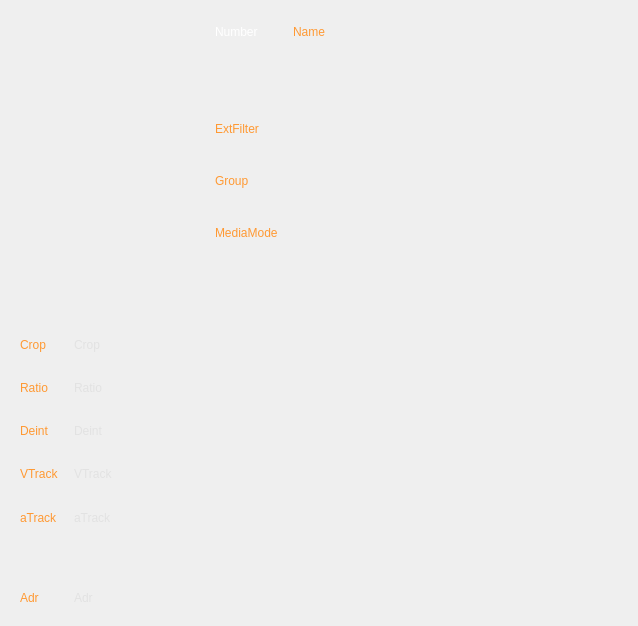
<?xml version="1.0" encoding="UTF-8"?>
<ui version="4.0">
 <class>m_Window</class>
 <widget class="QFrame" name="m_Window">
  <property name="geometry">
   <rect>
    <x>0</x>
    <y>0</y>
    <width>638</width>
    <height>626</height>
   </rect>
  </property>
  <property name="frameShape">
   <enum>QFrame::NoFrame</enum>
  </property>
  <property name="frameShadow">
   <enum>QFrame::Sunken</enum>
  </property>
  <layout class="QGridLayout" name="gridLayout_3" columnstretch="0,10">
   <property name="leftMargin">
    <number>0</number>
   </property>
   <property name="topMargin">
    <number>0</number>
   </property>
   <property name="rightMargin">
    <number>0</number>
   </property>
   <property name="bottomMargin">
    <number>0</number>
   </property>
   <property name="horizontalSpacing">
    <number>0</number>
   </property>
   <item row="0" column="0">
    <widget class="CSkinProgressWidget" name="m_CentralContainer2" native="true">
     <property name="sizePolicy">
      <sizepolicy hsizetype="Expanding" vsizetype="Expanding">
       <horstretch>0</horstretch>
       <verstretch>0</verstretch>
      </sizepolicy>
     </property>
     <property name="progress" stdset="0">
      <number>1</number>
     </property>
     <property name="borderInfo" stdset="0">
      <string notr="true">borderwidth=&quot;0&quot; roundcorner=&quot;0&quot; bordercolor=&quot;0xFFD0D0D0&quot; </string>
     </property>
     <layout class="QHBoxLayout" name="horizontalLayout">
      <property name="spacing">
       <number>0</number>
      </property>
      <property name="leftMargin">
       <number>0</number>
      </property>
      <property name="topMargin">
       <number>0</number>
      </property>
      <property name="rightMargin">
       <number>0</number>
      </property>
      <property name="bottomMargin">
       <number>0</number>
      </property>
      <item>
       <spacer name="horizontalSpacer_3">
        <property name="orientation">
         <enum>Qt::Horizontal</enum>
        </property>
        <property name="sizeType">
         <enum>QSizePolicy::Fixed</enum>
        </property>
        <property name="sizeHint" stdset="0">
         <size>
          <width>10</width>
          <height>20</height>
         </size>
        </property>
       </spacer>
      </item>
      <item>
       <widget class="Playlist::View::CChannelSettingLogo" name="m_LogoImg" native="true">
        <property name="sizePolicy">
         <sizepolicy hsizetype="Fixed" vsizetype="Expanding">
          <horstretch>0</horstretch>
          <verstretch>0</verstretch>
         </sizepolicy>
        </property>
        <property name="minimumSize">
         <size>
          <width>150</width>
          <height>0</height>
         </size>
        </property>
        <property name="contextMenuPolicy">
         <enum>Qt::NoContextMenu</enum>
        </property>
       </widget>
      </item>
      <item>
       <spacer name="horizontalSpacer_2">
        <property name="orientation">
         <enum>Qt::Horizontal</enum>
        </property>
        <property name="sizeType">
         <enum>QSizePolicy::Fixed</enum>
        </property>
        <property name="sizeHint" stdset="0">
         <size>
          <width>15</width>
          <height>20</height>
         </size>
        </property>
       </spacer>
      </item>
     </layout>
    </widget>
   </item>
   <item row="0" column="1">
    <widget class="CSkinProgressWidget" name="m_CentralContainer" native="true">
     <property name="sizePolicy">
      <sizepolicy hsizetype="Minimum" vsizetype="Expanding">
       <horstretch>0</horstretch>
       <verstretch>0</verstretch>
      </sizepolicy>
     </property>
     <property name="progress" stdset="0">
      <number>1</number>
     </property>
     <property name="borderInfo" stdset="0">
      <string notr="true">borderwidth=&quot;2&quot; roundcorner=&quot;0&quot; bordercolor=&quot;0xFFD0D0D0&quot; </string>
     </property>
     <layout class="QGridLayout" name="gridLayout">
      <property name="leftMargin">
       <number>40</number>
      </property>
      <property name="rightMargin">
       <number>40</number>
      </property>
      <property name="horizontalSpacing">
       <number>10</number>
      </property>
      <item row="4" column="0" colspan="3">
       <widget class="CSkinOneLineText" name="m_MediaMode">
        <property name="sizePolicy">
         <sizepolicy hsizetype="Expanding" vsizetype="Expanding">
          <horstretch>0</horstretch>
          <verstretch>0</verstretch>
         </sizepolicy>
        </property>
        <property name="palette">
         <palette>
          <active>
           <colorrole role="WindowText">
            <brush brushstyle="SolidPattern">
             <color alpha="255">
              <red>255</red>
              <green>153</green>
              <blue>51</blue>
             </color>
            </brush>
           </colorrole>
          </active>
          <inactive>
           <colorrole role="WindowText">
            <brush brushstyle="SolidPattern">
             <color alpha="255">
              <red>255</red>
              <green>153</green>
              <blue>51</blue>
             </color>
            </brush>
           </colorrole>
          </inactive>
          <disabled>
           <colorrole role="WindowText">
            <brush brushstyle="SolidPattern">
             <color alpha="255">
              <red>120</red>
              <green>120</green>
              <blue>120</blue>
             </color>
            </brush>
           </colorrole>
          </disabled>
         </palette>
        </property>
        <property name="text">
         <string>MediaMode</string>
        </property>
        <property name="addheight" stdset="0">
         <number>1</number>
        </property>
        <property name="brightness" stdset="0">
         <number>-35</number>
        </property>
       </widget>
      </item>
      <item row="3" column="0" colspan="3">
       <widget class="CSkinOneLineText" name="m_Group">
        <property name="sizePolicy">
         <sizepolicy hsizetype="Expanding" vsizetype="Expanding">
          <horstretch>0</horstretch>
          <verstretch>0</verstretch>
         </sizepolicy>
        </property>
        <property name="palette">
         <palette>
          <active>
           <colorrole role="WindowText">
            <brush brushstyle="SolidPattern">
             <color alpha="255">
              <red>255</red>
              <green>153</green>
              <blue>51</blue>
             </color>
            </brush>
           </colorrole>
          </active>
          <inactive>
           <colorrole role="WindowText">
            <brush brushstyle="SolidPattern">
             <color alpha="255">
              <red>255</red>
              <green>153</green>
              <blue>51</blue>
             </color>
            </brush>
           </colorrole>
          </inactive>
          <disabled>
           <colorrole role="WindowText">
            <brush brushstyle="SolidPattern">
             <color alpha="255">
              <red>120</red>
              <green>120</green>
              <blue>120</blue>
             </color>
            </brush>
           </colorrole>
          </disabled>
         </palette>
        </property>
        <property name="text">
         <string>Group</string>
        </property>
        <property name="addheight" stdset="0">
         <number>2</number>
        </property>
        <property name="brightness" stdset="0">
         <number>-35</number>
        </property>
       </widget>
      </item>
      <item row="2" column="0" colspan="3">
       <widget class="CSkinOneLineText" name="m_ExtFilter">
        <property name="sizePolicy">
         <sizepolicy hsizetype="Expanding" vsizetype="Expanding">
          <horstretch>0</horstretch>
          <verstretch>0</verstretch>
         </sizepolicy>
        </property>
        <property name="palette">
         <palette>
          <active>
           <colorrole role="WindowText">
            <brush brushstyle="SolidPattern">
             <color alpha="255">
              <red>255</red>
              <green>153</green>
              <blue>51</blue>
             </color>
            </brush>
           </colorrole>
          </active>
          <inactive>
           <colorrole role="WindowText">
            <brush brushstyle="SolidPattern">
             <color alpha="255">
              <red>255</red>
              <green>153</green>
              <blue>51</blue>
             </color>
            </brush>
           </colorrole>
          </inactive>
          <disabled>
           <colorrole role="WindowText">
            <brush brushstyle="SolidPattern">
             <color alpha="255">
              <red>120</red>
              <green>120</green>
              <blue>120</blue>
             </color>
            </brush>
           </colorrole>
          </disabled>
         </palette>
        </property>
        <property name="text">
         <string>ExtFilter</string>
        </property>
        <property name="addheight" stdset="0">
         <number>3</number>
        </property>
        <property name="brightness" stdset="0">
         <number>-35</number>
        </property>
       </widget>
      </item>
      <item row="1" column="0">
       <spacer name="verticalSpacer">
        <property name="orientation">
         <enum>Qt::Vertical</enum>
        </property>
        <property name="sizeHint" stdset="0">
         <size>
          <width>20</width>
          <height>5</height>
         </size>
        </property>
       </spacer>
      </item>
      <item row="0" column="2">
       <widget class="CSkinOneLineText" name="m_Name">
        <property name="sizePolicy">
         <sizepolicy hsizetype="Expanding" vsizetype="Expanding">
          <horstretch>0</horstretch>
          <verstretch>0</verstretch>
         </sizepolicy>
        </property>
        <property name="palette">
         <palette>
          <active>
           <colorrole role="WindowText">
            <brush brushstyle="SolidPattern">
             <color alpha="255">
              <red>255</red>
              <green>153</green>
              <blue>51</blue>
             </color>
            </brush>
           </colorrole>
          </active>
          <inactive>
           <colorrole role="WindowText">
            <brush brushstyle="SolidPattern">
             <color alpha="255">
              <red>255</red>
              <green>153</green>
              <blue>51</blue>
             </color>
            </brush>
           </colorrole>
          </inactive>
          <disabled>
           <colorrole role="WindowText">
            <brush brushstyle="SolidPattern">
             <color alpha="255">
              <red>120</red>
              <green>120</green>
              <blue>120</blue>
             </color>
            </brush>
           </colorrole>
          </disabled>
         </palette>
        </property>
        <property name="text">
         <string>Name</string>
        </property>
        <property name="addheight" stdset="0">
         <number>12</number>
        </property>
        <property name="brightness" stdset="0">
         <number>15</number>
        </property>
        <property name="rowLimit" stdset="0">
         <number>3</number>
        </property>
       </widget>
      </item>
      <item row="0" column="0">
       <widget class="CSkinOneLineText" name="m_Number">
        <property name="sizePolicy">
         <sizepolicy hsizetype="Preferred" vsizetype="Expanding">
          <horstretch>0</horstretch>
          <verstretch>0</verstretch>
         </sizepolicy>
        </property>
        <property name="palette">
         <palette>
          <active>
           <colorrole role="WindowText">
            <brush brushstyle="SolidPattern">
             <color alpha="255">
              <red>255</red>
              <green>255</green>
              <blue>255</blue>
             </color>
            </brush>
           </colorrole>
          </active>
          <inactive>
           <colorrole role="WindowText">
            <brush brushstyle="SolidPattern">
             <color alpha="255">
              <red>255</red>
              <green>255</green>
              <blue>255</blue>
             </color>
            </brush>
           </colorrole>
          </inactive>
          <disabled>
           <colorrole role="WindowText">
            <brush brushstyle="SolidPattern">
             <color alpha="255">
              <red>120</red>
              <green>120</green>
              <blue>120</blue>
             </color>
            </brush>
           </colorrole>
          </disabled>
         </palette>
        </property>
        <property name="text">
         <string>Number</string>
        </property>
        <property name="addheight" stdset="0">
         <number>17</number>
        </property>
       </widget>
      </item>
      <item row="5" column="0">
       <spacer name="verticalSpacer_3">
        <property name="orientation">
         <enum>Qt::Vertical</enum>
        </property>
        <property name="sizeHint" stdset="0">
         <size>
          <width>20</width>
          <height>1</height>
         </size>
        </property>
       </spacer>
      </item>
      <item row="0" column="1">
       <spacer name="horizontalSpacer">
        <property name="orientation">
         <enum>Qt::Horizontal</enum>
        </property>
        <property name="sizeType">
         <enum>QSizePolicy::Fixed</enum>
        </property>
        <property name="sizeHint" stdset="0">
         <size>
          <width>15</width>
          <height>20</height>
         </size>
        </property>
       </spacer>
      </item>
     </layout>
    </widget>
   </item>
   <item row="1" column="0" colspan="2">
    <widget class="CSkinProgressWidget" name="m_CentralContainer1" native="true">
     <property name="sizePolicy">
      <sizepolicy hsizetype="Expanding" vsizetype="Expanding">
       <horstretch>0</horstretch>
       <verstretch>0</verstretch>
      </sizepolicy>
     </property>
     <property name="progress" stdset="0">
      <number>1</number>
     </property>
     <property name="borderInfo" stdset="0">
      <string notr="true">borderwidth=&quot;2&quot; roundcorner=&quot;0&quot; bordercolor=&quot;0xFFD0D0D0&quot; </string>
     </property>
     <layout class="QGridLayout" name="gridLayout_2" columnstretch="0,100">
      <property name="leftMargin">
       <number>20</number>
      </property>
      <property name="topMargin">
       <number>10</number>
      </property>
      <property name="rightMargin">
       <number>20</number>
      </property>
      <property name="bottomMargin">
       <number>10</number>
      </property>
      <property name="horizontalSpacing">
       <number>15</number>
      </property>
      <item row="1" column="0">
       <widget class="CSkinOneLineText" name="m_RatioName">
        <property name="sizePolicy">
         <sizepolicy hsizetype="Expanding" vsizetype="Expanding">
          <horstretch>0</horstretch>
          <verstretch>0</verstretch>
         </sizepolicy>
        </property>
        <property name="palette">
         <palette>
          <active>
           <colorrole role="WindowText">
            <brush brushstyle="SolidPattern">
             <color alpha="255">
              <red>255</red>
              <green>153</green>
              <blue>51</blue>
             </color>
            </brush>
           </colorrole>
          </active>
          <inactive>
           <colorrole role="WindowText">
            <brush brushstyle="SolidPattern">
             <color alpha="255">
              <red>255</red>
              <green>153</green>
              <blue>51</blue>
             </color>
            </brush>
           </colorrole>
          </inactive>
          <disabled>
           <colorrole role="WindowText">
            <brush brushstyle="SolidPattern">
             <color alpha="255">
              <red>120</red>
              <green>120</green>
              <blue>120</blue>
             </color>
            </brush>
           </colorrole>
          </disabled>
         </palette>
        </property>
        <property name="text">
         <string>Ratio</string>
        </property>
        <property name="addheight" stdset="0">
         <number>0</number>
        </property>
       </widget>
      </item>
      <item row="0" column="1">
       <widget class="CSkinOneLineText" name="m_CropVal">
        <property name="sizePolicy">
         <sizepolicy hsizetype="Expanding" vsizetype="Expanding">
          <horstretch>0</horstretch>
          <verstretch>0</verstretch>
         </sizepolicy>
        </property>
        <property name="palette">
         <palette>
          <active>
           <colorrole role="WindowText">
            <brush brushstyle="SolidPattern">
             <color alpha="255">
              <red>226</red>
              <green>226</green>
              <blue>226</blue>
             </color>
            </brush>
           </colorrole>
          </active>
          <inactive>
           <colorrole role="WindowText">
            <brush brushstyle="SolidPattern">
             <color alpha="255">
              <red>226</red>
              <green>226</green>
              <blue>226</blue>
             </color>
            </brush>
           </colorrole>
          </inactive>
          <disabled>
           <colorrole role="WindowText">
            <brush brushstyle="SolidPattern">
             <color alpha="255">
              <red>120</red>
              <green>120</green>
              <blue>120</blue>
             </color>
            </brush>
           </colorrole>
          </disabled>
         </palette>
        </property>
        <property name="text">
         <string>Crop</string>
        </property>
        <property name="addheight" stdset="0">
         <number>1</number>
        </property>
       </widget>
      </item>
      <item row="0" column="0">
       <widget class="CSkinOneLineText" name="m_CropName">
        <property name="sizePolicy">
         <sizepolicy hsizetype="Expanding" vsizetype="Expanding">
          <horstretch>0</horstretch>
          <verstretch>0</verstretch>
         </sizepolicy>
        </property>
        <property name="palette">
         <palette>
          <active>
           <colorrole role="WindowText">
            <brush brushstyle="SolidPattern">
             <color alpha="255">
              <red>255</red>
              <green>153</green>
              <blue>51</blue>
             </color>
            </brush>
           </colorrole>
          </active>
          <inactive>
           <colorrole role="WindowText">
            <brush brushstyle="SolidPattern">
             <color alpha="255">
              <red>255</red>
              <green>153</green>
              <blue>51</blue>
             </color>
            </brush>
           </colorrole>
          </inactive>
          <disabled>
           <colorrole role="WindowText">
            <brush brushstyle="SolidPattern">
             <color alpha="255">
              <red>120</red>
              <green>120</green>
              <blue>120</blue>
             </color>
            </brush>
           </colorrole>
          </disabled>
         </palette>
        </property>
        <property name="text">
         <string>Crop</string>
        </property>
        <property name="addheight" stdset="0">
         <number>0</number>
        </property>
       </widget>
      </item>
      <item row="1" column="1">
       <widget class="CSkinOneLineText" name="m_RatioVal">
        <property name="sizePolicy">
         <sizepolicy hsizetype="Expanding" vsizetype="Expanding">
          <horstretch>0</horstretch>
          <verstretch>0</verstretch>
         </sizepolicy>
        </property>
        <property name="palette">
         <palette>
          <active>
           <colorrole role="WindowText">
            <brush brushstyle="SolidPattern">
             <color alpha="255">
              <red>226</red>
              <green>226</green>
              <blue>226</blue>
             </color>
            </brush>
           </colorrole>
          </active>
          <inactive>
           <colorrole role="WindowText">
            <brush brushstyle="SolidPattern">
             <color alpha="255">
              <red>226</red>
              <green>226</green>
              <blue>226</blue>
             </color>
            </brush>
           </colorrole>
          </inactive>
          <disabled>
           <colorrole role="WindowText">
            <brush brushstyle="SolidPattern">
             <color alpha="255">
              <red>120</red>
              <green>120</green>
              <blue>120</blue>
             </color>
            </brush>
           </colorrole>
          </disabled>
         </palette>
        </property>
        <property name="text">
         <string>Ratio</string>
        </property>
        <property name="addheight" stdset="0">
         <number>1</number>
        </property>
       </widget>
      </item>
      <item row="2" column="0">
       <widget class="CSkinOneLineText" name="m_DeintName">
        <property name="sizePolicy">
         <sizepolicy hsizetype="Expanding" vsizetype="Expanding">
          <horstretch>0</horstretch>
          <verstretch>0</verstretch>
         </sizepolicy>
        </property>
        <property name="palette">
         <palette>
          <active>
           <colorrole role="WindowText">
            <brush brushstyle="SolidPattern">
             <color alpha="255">
              <red>255</red>
              <green>153</green>
              <blue>51</blue>
             </color>
            </brush>
           </colorrole>
          </active>
          <inactive>
           <colorrole role="WindowText">
            <brush brushstyle="SolidPattern">
             <color alpha="255">
              <red>255</red>
              <green>153</green>
              <blue>51</blue>
             </color>
            </brush>
           </colorrole>
          </inactive>
          <disabled>
           <colorrole role="WindowText">
            <brush brushstyle="SolidPattern">
             <color alpha="255">
              <red>120</red>
              <green>120</green>
              <blue>120</blue>
             </color>
            </brush>
           </colorrole>
          </disabled>
         </palette>
        </property>
        <property name="text">
         <string>Deint</string>
        </property>
        <property name="addheight" stdset="0">
         <number>0</number>
        </property>
       </widget>
      </item>
      <item row="2" column="1">
       <widget class="CSkinOneLineText" name="m_DeintVal">
        <property name="sizePolicy">
         <sizepolicy hsizetype="Expanding" vsizetype="Expanding">
          <horstretch>0</horstretch>
          <verstretch>0</verstretch>
         </sizepolicy>
        </property>
        <property name="palette">
         <palette>
          <active>
           <colorrole role="WindowText">
            <brush brushstyle="SolidPattern">
             <color alpha="255">
              <red>226</red>
              <green>226</green>
              <blue>226</blue>
             </color>
            </brush>
           </colorrole>
          </active>
          <inactive>
           <colorrole role="WindowText">
            <brush brushstyle="SolidPattern">
             <color alpha="255">
              <red>226</red>
              <green>226</green>
              <blue>226</blue>
             </color>
            </brush>
           </colorrole>
          </inactive>
          <disabled>
           <colorrole role="WindowText">
            <brush brushstyle="SolidPattern">
             <color alpha="255">
              <red>120</red>
              <green>120</green>
              <blue>120</blue>
             </color>
            </brush>
           </colorrole>
          </disabled>
         </palette>
        </property>
        <property name="text">
         <string>Deint</string>
        </property>
        <property name="addheight" stdset="0">
         <number>1</number>
        </property>
       </widget>
      </item>
      <item row="3" column="0">
       <widget class="CSkinOneLineText" name="m_VTrackName">
        <property name="sizePolicy">
         <sizepolicy hsizetype="Expanding" vsizetype="Expanding">
          <horstretch>0</horstretch>
          <verstretch>0</verstretch>
         </sizepolicy>
        </property>
        <property name="palette">
         <palette>
          <active>
           <colorrole role="WindowText">
            <brush brushstyle="SolidPattern">
             <color alpha="255">
              <red>255</red>
              <green>153</green>
              <blue>51</blue>
             </color>
            </brush>
           </colorrole>
          </active>
          <inactive>
           <colorrole role="WindowText">
            <brush brushstyle="SolidPattern">
             <color alpha="255">
              <red>255</red>
              <green>153</green>
              <blue>51</blue>
             </color>
            </brush>
           </colorrole>
          </inactive>
          <disabled>
           <colorrole role="WindowText">
            <brush brushstyle="SolidPattern">
             <color alpha="255">
              <red>120</red>
              <green>120</green>
              <blue>120</blue>
             </color>
            </brush>
           </colorrole>
          </disabled>
         </palette>
        </property>
        <property name="text">
         <string>VTrack</string>
        </property>
        <property name="addheight" stdset="0">
         <number>0</number>
        </property>
       </widget>
      </item>
      <item row="3" column="1">
       <widget class="CSkinOneLineText" name="m_VTrackVal">
        <property name="sizePolicy">
         <sizepolicy hsizetype="Expanding" vsizetype="Expanding">
          <horstretch>0</horstretch>
          <verstretch>0</verstretch>
         </sizepolicy>
        </property>
        <property name="palette">
         <palette>
          <active>
           <colorrole role="WindowText">
            <brush brushstyle="SolidPattern">
             <color alpha="255">
              <red>226</red>
              <green>226</green>
              <blue>226</blue>
             </color>
            </brush>
           </colorrole>
          </active>
          <inactive>
           <colorrole role="WindowText">
            <brush brushstyle="SolidPattern">
             <color alpha="255">
              <red>226</red>
              <green>226</green>
              <blue>226</blue>
             </color>
            </brush>
           </colorrole>
          </inactive>
          <disabled>
           <colorrole role="WindowText">
            <brush brushstyle="SolidPattern">
             <color alpha="255">
              <red>120</red>
              <green>120</green>
              <blue>120</blue>
             </color>
            </brush>
           </colorrole>
          </disabled>
         </palette>
        </property>
        <property name="text">
         <string>VTrack</string>
        </property>
        <property name="addheight" stdset="0">
         <number>1</number>
        </property>
       </widget>
      </item>
      <item row="4" column="0">
       <widget class="CSkinOneLineText" name="m_ATrackName">
        <property name="sizePolicy">
         <sizepolicy hsizetype="Expanding" vsizetype="Expanding">
          <horstretch>0</horstretch>
          <verstretch>0</verstretch>
         </sizepolicy>
        </property>
        <property name="palette">
         <palette>
          <active>
           <colorrole role="WindowText">
            <brush brushstyle="SolidPattern">
             <color alpha="255">
              <red>255</red>
              <green>153</green>
              <blue>51</blue>
             </color>
            </brush>
           </colorrole>
          </active>
          <inactive>
           <colorrole role="WindowText">
            <brush brushstyle="SolidPattern">
             <color alpha="255">
              <red>255</red>
              <green>153</green>
              <blue>51</blue>
             </color>
            </brush>
           </colorrole>
          </inactive>
          <disabled>
           <colorrole role="WindowText">
            <brush brushstyle="SolidPattern">
             <color alpha="255">
              <red>120</red>
              <green>120</green>
              <blue>120</blue>
             </color>
            </brush>
           </colorrole>
          </disabled>
         </palette>
        </property>
        <property name="text">
         <string>aTrack</string>
        </property>
        <property name="addheight" stdset="0">
         <number>0</number>
        </property>
       </widget>
      </item>
      <item row="4" column="1">
       <widget class="CSkinOneLineText" name="m_ATrackVal">
        <property name="sizePolicy">
         <sizepolicy hsizetype="Expanding" vsizetype="Expanding">
          <horstretch>0</horstretch>
          <verstretch>0</verstretch>
         </sizepolicy>
        </property>
        <property name="palette">
         <palette>
          <active>
           <colorrole role="WindowText">
            <brush brushstyle="SolidPattern">
             <color alpha="255">
              <red>226</red>
              <green>226</green>
              <blue>226</blue>
             </color>
            </brush>
           </colorrole>
          </active>
          <inactive>
           <colorrole role="WindowText">
            <brush brushstyle="SolidPattern">
             <color alpha="255">
              <red>226</red>
              <green>226</green>
              <blue>226</blue>
             </color>
            </brush>
           </colorrole>
          </inactive>
          <disabled>
           <colorrole role="WindowText">
            <brush brushstyle="SolidPattern">
             <color alpha="255">
              <red>120</red>
              <green>120</green>
              <blue>120</blue>
             </color>
            </brush>
           </colorrole>
          </disabled>
         </palette>
        </property>
        <property name="text">
         <string>aTrack</string>
        </property>
        <property name="addheight" stdset="0">
         <number>0</number>
        </property>
       </widget>
      </item>
      <item row="6" column="0">
       <widget class="CSkinOneLineText" name="m_AddressName">
        <property name="sizePolicy">
         <sizepolicy hsizetype="Expanding" vsizetype="Expanding">
          <horstretch>0</horstretch>
          <verstretch>0</verstretch>
         </sizepolicy>
        </property>
        <property name="palette">
         <palette>
          <active>
           <colorrole role="WindowText">
            <brush brushstyle="SolidPattern">
             <color alpha="255">
              <red>255</red>
              <green>153</green>
              <blue>51</blue>
             </color>
            </brush>
           </colorrole>
          </active>
          <inactive>
           <colorrole role="WindowText">
            <brush brushstyle="SolidPattern">
             <color alpha="255">
              <red>255</red>
              <green>153</green>
              <blue>51</blue>
             </color>
            </brush>
           </colorrole>
          </inactive>
          <disabled>
           <colorrole role="WindowText">
            <brush brushstyle="SolidPattern">
             <color alpha="255">
              <red>120</red>
              <green>120</green>
              <blue>120</blue>
             </color>
            </brush>
           </colorrole>
          </disabled>
         </palette>
        </property>
        <property name="text">
         <string>Adr</string>
        </property>
        <property name="addheight" stdset="0">
         <number>2</number>
        </property>
        <property name="brightness" stdset="0">
         <number>5</number>
        </property>
        <property name="rowLimit" stdset="0">
         <number>0</number>
        </property>
       </widget>
      </item>
      <item row="6" column="1">
       <widget class="CSkinOneLineText" name="m_AddressVal">
        <property name="sizePolicy">
         <sizepolicy hsizetype="Expanding" vsizetype="Expanding">
          <horstretch>0</horstretch>
          <verstretch>0</verstretch>
         </sizepolicy>
        </property>
        <property name="palette">
         <palette>
          <active>
           <colorrole role="WindowText">
            <brush brushstyle="SolidPattern">
             <color alpha="255">
              <red>226</red>
              <green>226</green>
              <blue>226</blue>
             </color>
            </brush>
           </colorrole>
          </active>
          <inactive>
           <colorrole role="WindowText">
            <brush brushstyle="SolidPattern">
             <color alpha="255">
              <red>226</red>
              <green>226</green>
              <blue>226</blue>
             </color>
            </brush>
           </colorrole>
          </inactive>
          <disabled>
           <colorrole role="WindowText">
            <brush brushstyle="SolidPattern">
             <color alpha="255">
              <red>120</red>
              <green>120</green>
              <blue>120</blue>
             </color>
            </brush>
           </colorrole>
          </disabled>
         </palette>
        </property>
        <property name="text">
         <string>Adr</string>
        </property>
        <property name="addheight" stdset="0">
         <number>2</number>
        </property>
        <property name="brightness" stdset="0">
         <number>5</number>
        </property>
        <property name="rowLimit" stdset="0">
         <number>2</number>
        </property>
       </widget>
      </item>
      <item row="5" column="0">
       <spacer name="verticalSpacer_2">
        <property name="orientation">
         <enum>Qt::Vertical</enum>
        </property>
        <property name="sizeHint" stdset="0">
         <size>
          <width>20</width>
          <height>10</height>
         </size>
        </property>
       </spacer>
      </item>
     </layout>
    </widget>
   </item>
  </layout>
 </widget>
 <customwidgets>
  <customwidget>
   <class>CSkinOneLineText</class>
   <extends>QLabel</extends>
   <header>skinonelinetext.h</header>
  </customwidget>
  <customwidget>
   <class>CSkinProgressWidget</class>
   <extends>QWidget</extends>
   <header>skinprogresswidget.h</header>
   <container>1</container>
  </customwidget>
  <customwidget>
   <class>Playlist::View::CChannelSettingLogo</class>
   <extends>QWidget</extends>
   <header>channelsettinglogo.h</header>
  </customwidget>
 </customwidgets>
 <resources/>
 <connections/>
</ui>
